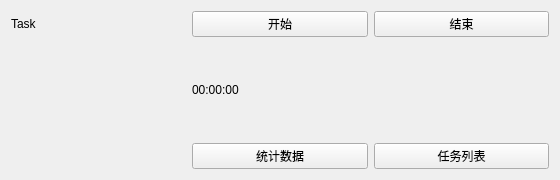
<?xml version="1.0" encoding="UTF-8"?>
<ui version="4.0">
 <class>TimerManageClass</class>
 <widget class="QMainWindow" name="TimerManageClass">
  <property name="geometry">
   <rect>
    <x>0</x>
    <y>0</y>
    <width>560</width>
    <height>180</height>
   </rect>
  </property>
  <property name="minimumSize">
   <size>
    <width>560</width>
    <height>180</height>
   </size>
  </property>
  <property name="maximumSize">
   <size>
    <width>560</width>
    <height>180</height>
   </size>
  </property>
  <property name="windowTitle">
   <string>TimerManage</string>
  </property>
  <widget class="QWidget" name="centralWidget">
   <layout class="QGridLayout" name="gridLayout">
    <item row="2" column="1">
     <widget class="QPushButton" name="pushButton_chart">
      <property name="text">
       <string>统计数据</string>
      </property>
     </widget>
    </item>
    <item row="0" column="1">
     <widget class="QPushButton" name="pushButton_start">
      <property name="text">
       <string>开始</string>
      </property>
     </widget>
    </item>
    <item row="0" column="2">
     <widget class="QPushButton" name="pushButton_finish">
      <property name="text">
       <string>结束</string>
      </property>
     </widget>
    </item>
    <item row="1" column="1">
     <widget class="QLabel" name="label_countTime">
      <property name="text">
       <string>00:00:00</string>
      </property>
     </widget>
    </item>
    <item row="2" column="2">
     <widget class="QPushButton" name="pushButton_list">
      <property name="text">
       <string>任务列表</string>
      </property>
     </widget>
    </item>
    <item row="0" column="0">
     <widget class="QLabel" name="label_title">
      <property name="text">
       <string>Task</string>
      </property>
     </widget>
    </item>
   </layout>
  </widget>
 </widget>
 <layoutdefault spacing="6" margin="11"/>
 <resources>
  <include location="../TimerManage.qrc"/>
 </resources>
 <connections/>
</ui>
